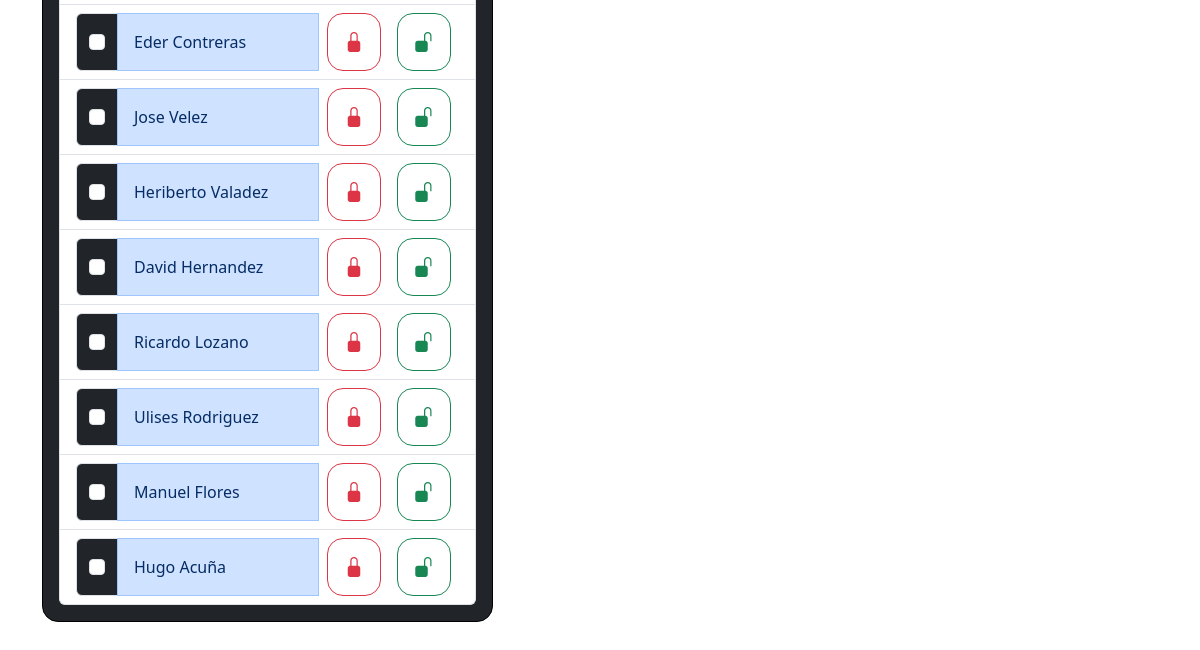
Before: /vistas/tareas_preapertura/tareas_preapertura.php (signed in, lower part) with the older database file.
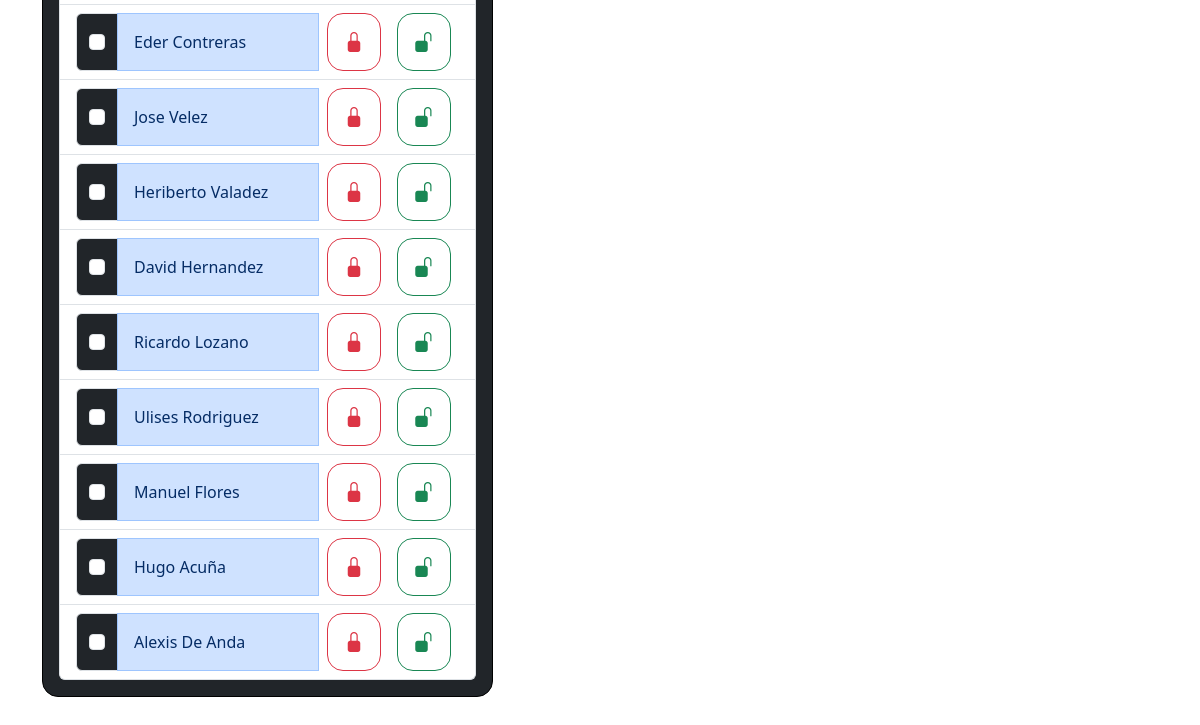
After: the same page with the newer database file.
### tables this page shows
CREATE TABLE `personal` (
  `id` int NOT NULL,
  `nombre` varchar(50) NOT NULL,
  `apellido` varchar(50) NOT NULL,
  `descanso` varchar(15) DEFAULT NULL,
  `turno` varchar(10) DEFAULT NULL,
  `estado` int NOT NULL DEFAULT '1' COMMENT '0: inactivo, 1: activo'
);

### www/vistas/tareas_preapertura/tareas_preapertura.php (the view, shortened to what this page needs)
<?php
$ubicacion = "../../";
$titulo = "TAREAS PREAPERTURA";
include ($ubicacion."includes/header.php");
include ($ubicacion."config/config.php");
$result = $pdo->query("SELECT * FROM personal");
if ($result->rowCount() > 0) {
    $resultMeseros = $result->fetchAll(PDO::FETCH_OBJ);
} else {
    $resultMeseros = array();
}
?>
<div class="container mt-5">
    <h1 class="text-center"><?php echo $titulo; ?></h1><br>
    <form method="POST" action="#">
        <div class="row">
            <div class="col-md-5">
                <div class="form-group border border-black bg-dark text-white p-3 rounded-4">
                    <h2 class="text-center" for="columna1">Meseros</h2><br>
                    <div class="justify-content-center">
                        <ul class="list-group">
                            <?php foreach ($resultMeseros as $mesero): ?>
                                <li class="list-group-item">
                                    <div class="input-group mb-0">
                                        <div class="input-group-text bg-dark">
                                            <input class="form-check-input mt-0" type="checkbox" name="meseros[]" id="mesero<?php echo $mesero->id; ?>" value="<?php echo htmlspecialchars($mesero->nombre . " " . $mesero->apellido); ?>" onchange="updateSelectedMeseros()">
                                        </div>
                                        <label class="form-control text-primary-emphasis bg-primary-subtle border border-primary-subtle d-flex justify-content-between align-items-center p-3" for="mesero<?php echo $mesero->id; ?>">
                                            <?php echo htmlspecialchars($mesero->nombre . " " . $mesero->apellido); ?>
                                        </label>
                                        <button data-bs-toggle="modal" data-bs-target="#modalBloquear" class="btn btn-outline-danger btn-lg rounded-4 mx-2" title="BLOQUEAR MESERO"><i class="bi bi-lock-fill"></i></button>
                                        <button data-bs-toggle="modal" data-bs-target="#modalDesbloquear" class="btn btn-outline-success btn-lg rounded-4 mx-2" title="DESBLOQUEAR MESERO"><i class="bi bi-unlock-fill"></i></button>
                                    </div>
                                </li>
                            <?php endforeach; ?>
                        </ul>
                    </div>
                </div>
            </div>
            <div class="col-md-4">
            </div>
            <div class="col-md-3">
            </div>
        </div><br>
    </form>
</div>
<?php
include_once($ubicacion."includes/footer.php");
?>

Changed rows visible on the page:
added personal: nombre+apellido "Alexis De Anda"
